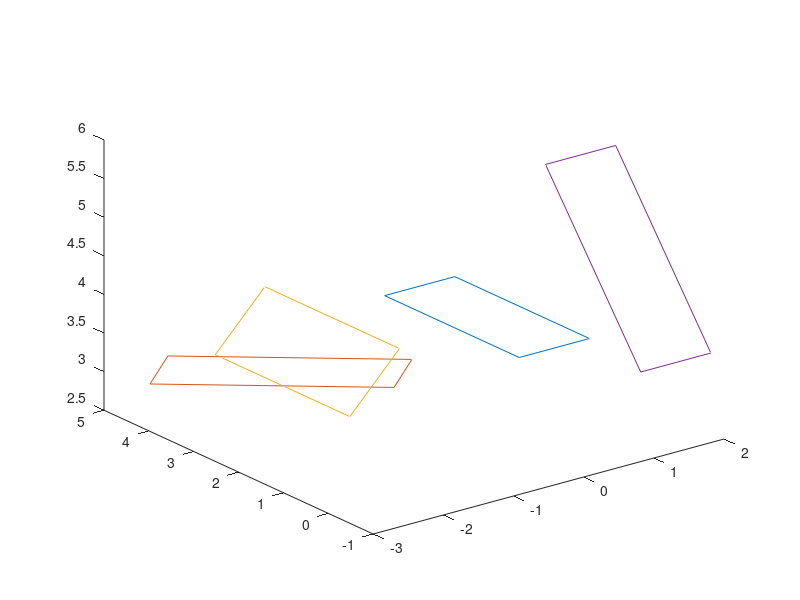
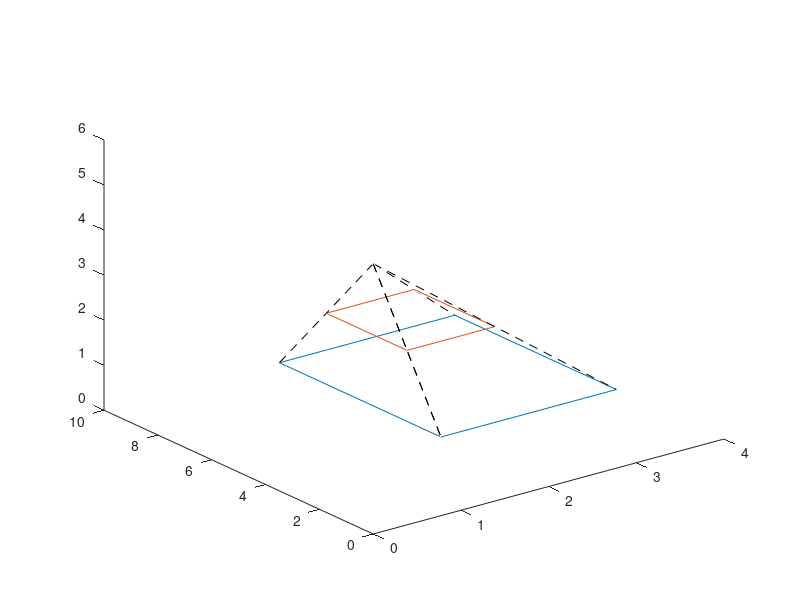
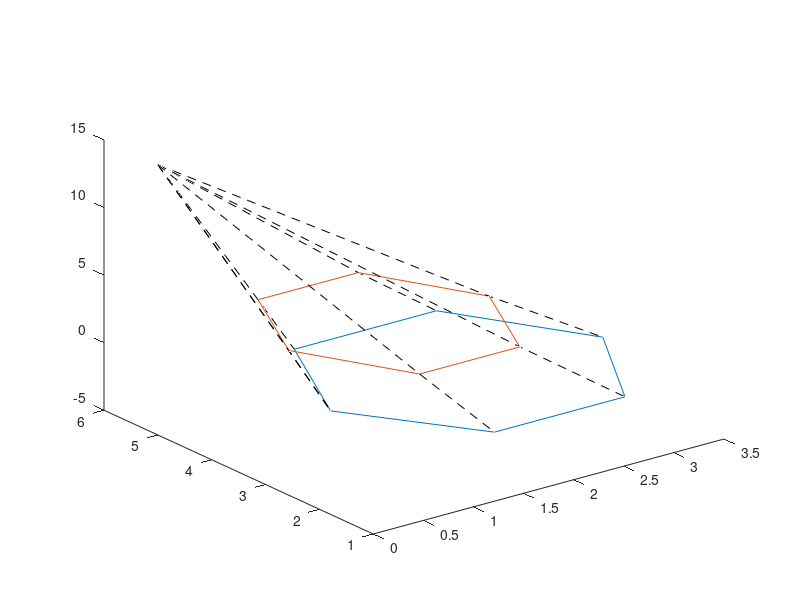

Here is the MATLAB script that generated these plots, in order:
%Computer graphics example
%
% define some points on a rectangle in R^3
clearvars; clc; close all
rect_pts = [1 2 2 1 1;
            2 2 5 5 2;
            3 3 3 3 3];

d = 6;

%function r3_to_hom
function rout = r3_to_hom(R, d)
    xs = R(1,:);
    ys = R(2,:);
    zs = R(3,:);
    znew = 1 - (zs ./ d);
    [rows, cols] = size(R);
    zero_vector = zeros(1, cols);
    rout = [xs; ys; zero_vector; znew];
end
hom_coords = r3_to_hom(rect_pts, d)

%function hom_to_r3
function rout = hom_to_r3(H, d)
    xs = H(1,:);
    ys = H(2,:);
    zs = (1 - H(4,:)) * d;
    rout = [xs; ys; zs];
end
r3_coords = hom_to_r3(hom_coords, d)

%function plane_rotation_mat
function rot_matrix = plane_rotation_mat(iplane, gamma)
    if iplane == 1
        rot_matrix = [cos(gamma) -sin(gamma) 0 0;
                      sin(gamma) cos(gamma) 0 0;
                      0 0 1 0;
                      0 0 0 1];
    elseif iplane == 2
        rot_matrix = [cos(gamma) 0 -sin(gamma) 0;
                      0 1 0 0;
                      sin(gamma) 0 cos(gamma) 0;
                      0 0 0 1];
    elseif iplane == 3
        rot_matrix = [1 0 0 0;
                      0 cos(gamma) -sin(gamma) 0;
                      0 sin(gamma) cos(gamma) 0;
                      0 0 0 1];
    end
end

%test of function plane_rotation_mat
figure(1)
[rows, cols] = size(rect_pts);
rect_pts_4D = [rect_pts(1,:);
               rect_pts(2,:);
               rect_pts(3,:);
               ones(1, cols)];
plot3(rect_pts(1,:), rect_pts(2,:), rect_pts(3,:));
gamma = pi/4;
iplane = 1;
rot_matrix_xy = plane_rotation_mat(iplane, gamma);
rot_rect_pts_xy = rot_matrix_xy * rect_pts_4D;
hold on
plot3(rot_rect_pts_xy(1,:), rot_rect_pts_xy(2,:), rot_rect_pts_xy(3,:));
iplane = 2;
rot_matrix_xz = plane_rotation_mat(iplane, gamma);
rot_rect_pts_xz = rot_matrix_xz * rect_pts_4D;
plot3(rot_rect_pts_xz(1,:), rot_rect_pts_xz(2,:), rot_rect_pts_xz(3,:));
iplane = 3;
rot_matrix_yz = plane_rotation_mat(iplane, gamma);
rot_rect_pts_yz = rot_matrix_yz * rect_pts_4D;
plot3(rot_rect_pts_yz(1,:), rot_rect_pts_yz(2,:), rot_rect_pts_yz(3,:));
hold off

%projection from (0, 0, d)
%function perspect_proj_mat
function rout = perspect_proj_mat(d)
    rout = [1 0 0 0;
            0 1 0 0;
            0 0 0 0;
            0 0 -1/d 1];
end
perspect_matrix = perspect_proj_mat(d)

%test of function perspect_proj_mat
rect_proj = perspect_matrix * hom_coords; 
%normalization
rect_proj(1,:) = rect_proj(1,:) ./ rect_proj(4,:);
rect_proj(2,:) = rect_proj(2,:) ./ rect_proj(4,:);
rect_proj
figure(2)
plot3(rect_proj(1,:), rect_proj(2,:), rect_proj(3,:));
hold on
plot3(rect_pts(1,:), rect_pts(2,:), rect_pts(3,:));

% draw some perspective lines
for i = 1:cols
    x1 = 0; y1 = 0; z1 = d; % perpective point
    x2 = rect_pts(1,i); y2 = rect_pts(2,i); z2 = rect_pts(3,i);
    x3 = rect_proj(1,i); y3 = rect_proj(2,i); z3 = 0;
    xs = [x1,x2,x3];
    ys = [y1,y2,y3];
    zs = [z1,z2,z3];
    plot3(xs,ys,zs,'k--');
end
hold off

%projection from (0, d1, d2)
d1 = 5;
d2 = 15;

hex_pts = [0.5 1 2 2.5 2 1 0.5;
           3.5 2 2 3.5 5 5 3.5;
           3 3 3 3 3 3 3];
[rows, cols] = size(hex_pts);
rot_matrix = plane_rotation_mat(3, acos(d2/sqrt(d1^2 + d2^2)));
hex_pts_4D = [hex_pts(1, :); 
                  hex_pts(2, :);
                  hex_pts(3, :);
                  ones(1, cols)];
rotated_pts = rot_matrix * hex_pts_4D;

homog_coords = r3_to_hom(rotated_pts, d2);
proj_matrix = perspect_proj_mat(d2);
hex_proj = proj_matrix * homog_coords;

%normalization
hex_proj(1,:) = hex_proj(1,:) ./ hex_proj(4,:);
hex_proj(2,:) = hex_proj(2,:) ./ hex_proj(4,:);
hex_proj(3,:) = hex_proj(3,:) ./ hex_proj(4,:);

reverse_rot = plane_rotation_mat(3, -acos(d2/sqrt(d1^2 + d2^2)));
hex_proj = reverse_rot * hex_proj;

figure(3)
plot3(hex_proj(1,:), hex_proj(2,:), hex_proj(3,:));
hold on
plot3(hex_pts(1,:), hex_pts(2,:), hex_pts(3,:));

% draw some perspective lines
for i = 1:cols
    x1 = 0; y1 = d1; z1 = d2; % perpective point
    x2 = hex_pts(1,i); y2 = hex_pts(2,i); z2 = hex_pts(3,i);
    x3 = hex_proj(1,i); y3 = hex_proj(2,i); z3 = hex_proj(3,i);
    xs = [x1,x2,x3];
    ys = [y1,y2,y3];
    zs = [z1,z2,z3];
    plot3(xs,ys,zs,'k--');
end
hold off